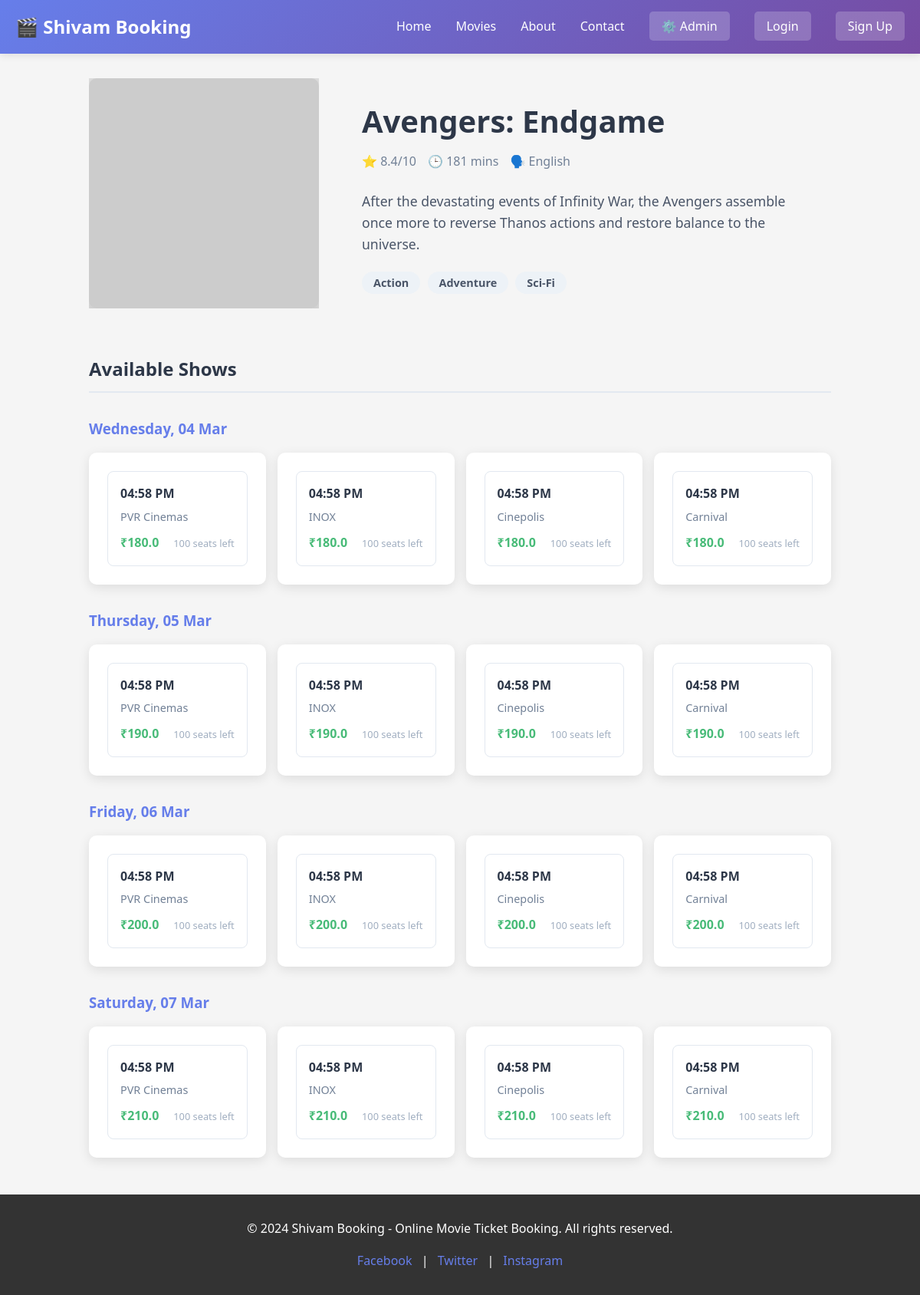
/movie/1, run on the app's committed database.
### tables this page shows
CREATE TABLE movies (
                id INTEGER PRIMARY KEY AUTOINCREMENT,
                title TEXT NOT NULL,
                description TEXT,
                genre TEXT,
                rating REAL,
                duration INTEGER,
                language TEXT,
                poster_url TEXT,
                status TEXT DEFAULT 'active',
                created_at TIMESTAMP DEFAULT CURRENT_TIMESTAMP
            );

CREATE TABLE shows (
                id INTEGER PRIMARY KEY AUTOINCREMENT,
                movie_id INTEGER NOT NULL,
                theater_name TEXT NOT NULL,
                show_time TIMESTAMP NOT NULL,
                price REAL NOT NULL,
                total_seats INTEGER DEFAULT 100,
                available_seats INTEGER DEFAULT 100,
                FOREIGN KEY(movie_id) REFERENCES movies(id)
            );

### app/routes.py (the view)
@movie_bp.route('/movie/<int:movie_id>')
def movie_detail(movie_id):
    movie = Movie.get_movie_by_id(movie_id)
    shows = Show.get_shows_by_movie(movie_id)
    if not movie:
        return "Movie not found", 404
    shows_by_date = {}
    for show in shows:
        try:
            dt = datetime.fromisoformat(show[3].replace('Z', '+00:00'))
            date_key = dt.strftime('%Y-%m-%d')
            if date_key not in shows_by_date:
                shows_by_date[date_key] = []
            shows_by_date[date_key].append({
                'id': show[0],
                'theater': show[2],
                'time': dt.strftime('%I:%M %p'),
                'price': show[4],
                'available_seats': show[6]
            })
        except ValueError:
            continue
    formatted_shows = []
    for date_key in sorted(shows_by_date.keys()):
        dt = datetime.strptime(date_key, '%Y-%m-%d')
        formatted_shows.append({
            'date_display': dt.strftime('%A, %d %b'),
            'shows': shows_by_date[date_key]
        })
    return render_template('movie_detail.html', movie=movie, formatted_shows=formatted_shows,
                         is_logged_in='user_id' in session, username=session.get('username'))

### app/models.py (called while the page is built)
    @staticmethod
    def get_movie_by_id(movie_id):
        conn = sqlite3.connect(DATABASE, timeout=30)
        try:
            cursor = conn.cursor()
            cursor.execute('SELECT * FROM movies WHERE id = ?', (movie_id,))
            return cursor.fetchone()
        finally:
            conn.close()

    @staticmethod
    def get_shows_by_movie(movie_id):
        conn = sqlite3.connect(DATABASE, timeout=30)
        try:
            cursor = conn.cursor()
            cursor.execute('SELECT * FROM shows WHERE movie_id = ? AND show_time > ?', (movie_id, datetime.now()))
            return cursor.fetchall()
        finally:
            conn.close()

### templates/movie_detail.html (shortened to what this page needs)
{% extends 'base.html' %}  {% block content %}
<div
  class="movie-detail-container"
  style="max-width: 1000px; margin: 2rem auto; padding: 0 1rem"
>
  <div
    class="movie-header"
    style="display: flex; gap: 2rem; margin-bottom: 3rem; flex-wrap: wrap"
  >
    <div class="movie-poster" style="flex: 0 0 300px">
      <img
        src="{{ movie[7] }}"
        alt="{{ movie[1] }}"
        style="
          width: 100%;
          border-radius: 10px;
          box-shadow: 0 10px 20px rgba(0, 0, 0, 0.1);
        "
      />
    </div>
    <div class="movie-info" style="flex: 1">
      <h1 style="font-size: 2.5rem; margin-bottom: 0.5rem; color: #2d3748">
        {{ movie[1] }}
      </h1>
      <div
        class="meta"
        style="display: flex; gap: 15px; margin-bottom: 1.5rem; color: #718096"
      >
        <span>⭐ {{ movie[4] }}/10</span>
        <span>🕒 {{ movie[5] }} mins</span>
        <span>🗣️ {{ movie[6] }}</span>
      </div>
      <p
        style="
          font-size: 1.1rem;
          line-height: 1.6;
          color: #4a5568;
          margin-bottom: 1.5rem;
        "
      >
        {{ movie[2] }}
      </p>
      <div class="genre">
        {% for g in movie[3].split(',') %}
        <span
          style="
            background: #edf2f7;
            padding: 5px 15px;
            border-radius: 20px;
            font-size: 0.9rem;
            color: #4a5568;
            margin-right: 5px;
          "
          >{{ g }}</span
        >
        {% endfor %}
      </div>
    </div>
  </div>
  <div class="shows-section">
    <h2
      style="
        border-bottom: 2px solid #e2e8f0;
        padding-bottom: 10px;
        margin-bottom: 2rem;
        color: #2d3748;
      "
    >
      Available Shows
    </h2>
    {% if formatted_shows %}
    <div class="dates-list">
      {% for date_group in formatted_shows %}
      <div class="date-group" style="margin-bottom: 2rem">
        <h3 style="color: #667eea; margin-bottom: 1rem">
          {{ date_group.date_display }}
        </h3>
        <div
          class="shows-grid"
          style="
            display: grid;
            grid-template-columns: repeat(auto-fill, minmax(200px, 1fr));
            gap: 15px;
          "
        >
          {% for show in date_group.shows %}
          <a
            href="{{ url_for('booking.book_seats', show_id=show.id) }}"
            class="show-card"
            style="text-decoration: none; color: inherit"
          >
            <div
              style="
                border: 1px solid #e2e8f0;
                border-radius: 8px;
                padding: 1rem;
                transition: all 0.2s;
                background: white;
                hover: {
                  transform: translateY(-2px);
                  box-shadow: 0 4px 6px rgba(0, 0, 0, 0.1);
                }
              "
            >
              <div
                style="font-weight: bold; color: #2d3748; margin-bottom: 5px"
              >
                {{ show.time }}
              </div>
              <div
                style="font-size: 0.9rem; color: #718096; margin-bottom: 5px"
              >
                {{ show.theater }}
              </div>
              <div
                style="
                  display: flex;
                  justify-content: space-between;
                  align-items: center;
                  margin-top: 10px;
                "
              >
                <span style="color: #48bb78; font-weight: bold"
                  >₹{{ show.price }}</span
                >
                <span style="font-size: 0.8rem; color: #a0aec0"
                  >{{ show.available_seats }} seats left</span
                >
              </div>
            </div>
          </a>
          {% endfor %}
        </div>
      </div>
      {% endfor %}
    </div>
    {% endif %}
  </div>
</div>
{% endblock %}

### static/css/style.css (style rules this page uses)
* { margin: 0; padding: 0; box-sizing: border-box; }
body { font-family: 'Segoe UI', Tahoma, Geneva, Verdana, sans-serif; background-color: #f5f5f5; color: #333; line-height: 1.6; }
.movie-poster { width: 100%; height: 300px; overflow: hidden; background: #ddd; }
.movie-poster img { width: 100%; height: 100%; object-fit: cover; }
.movie-info { padding: 1.5rem; }
.genre { color: #667eea; font-weight: bold; margin: 0.5rem 0; }
.show-card { background: white; padding: 1.5rem; border-radius: 10px; box-shadow: 0 4px 15px rgba(0,0,0,0.1); display: flex; flex-direction: column; justify-content: space-between; }

### data on the page
movies: title "Avengers: Endgame", rating "8.4", duration "181", language "English", description "After the devastating events of Infinity War, the Avengers assemble once more to reverse Thanos actions and restore balance to the universe."
shows: time "04:58 PM", theater "PVR Cinemas", price "180.0", available_seats "100"
shows: time "04:58 PM", theater "INOX", price "180.0", available_seats "100"
shows: time "04:58 PM", theater "Cinepolis", price "180.0", available_seats "100"
shows: time "04:58 PM", theater "Carnival", price "180.0", available_seats "100"
shows: time "04:58 PM", theater "PVR Cinemas", price "190.0", available_seats "100"
shows: time "04:58 PM", theater "INOX", price "190.0", available_seats "100"
shows: time "04:58 PM", theater "Cinepolis", price "190.0", available_seats "100"
shows: time "04:58 PM", theater "Carnival", price "190.0", available_seats "100"
shows: time "04:58 PM", theater "PVR Cinemas", price "200.0", available_seats "100"
shows: time "04:58 PM", theater "INOX", price "200.0", available_seats "100"
shows: time "04:58 PM", theater "Cinepolis", price "200.0", available_seats "100"
shows: time "04:58 PM", theater "Carnival", price "200.0", available_seats "100"
shows: time "04:58 PM", theater "PVR Cinemas", price "210.0", available_seats "100"
shows: time "04:58 PM", theater "INOX", price "210.0", available_seats "100"
shows: time "04:58 PM", theater "Cinepolis", price "210.0", available_seats "100"
shows: time "04:58 PM", theater "Carnival", price "210.0", available_seats "100"

### other printed values
{{ g }} "Action" "Adventure" "Sci-Fi"
{{ date_group.date_display }} "Wednesday, 04 Mar" "Thursday, 05 Mar" "Friday, 06 Mar" "Saturday, 07 Mar"
